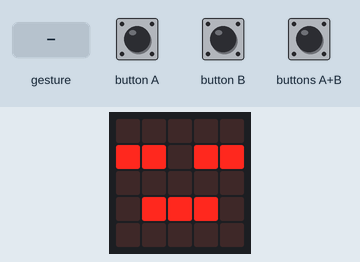
Recording of a program running on a simulated BBC micro:bit (MakeCode). On the bench: the board's 5×5 LED display. Inputs (shaded band) come from the test bench. A tilt is held for 1.5 s and a shake lasts 1 s, then the board lies face up again.

Above: at 1.8 s.
1.9 s: buttons A+B pressed for 0.15 s
At 3.7 s:
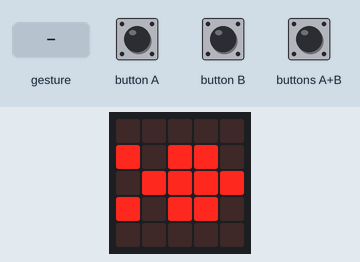
5.0 s: button B pressed for 0.15 s
At 6.0 s:
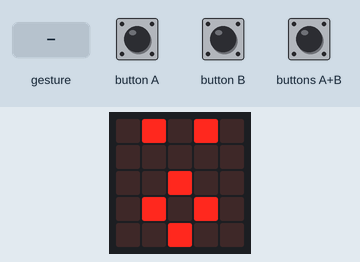
8.1 s: gesture 'shake'
At 8.6 s:
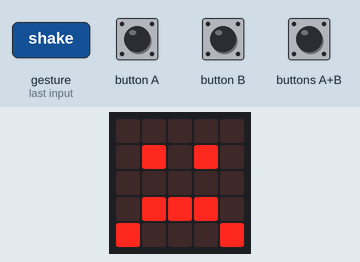
11.1 s: buttons A+B pressed for 1 s
At 16.2 s:
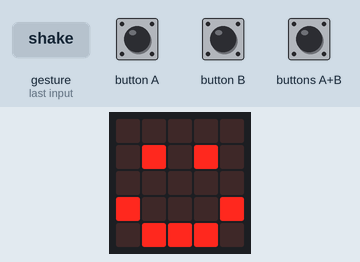
Timing chart, 0 to 17.7 s (numbered marks = the images above; inputs shaded):
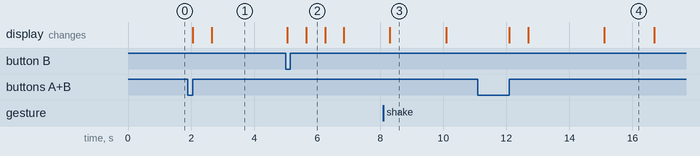

Measured:
- after the input at 1.9 s, the display: first changes after 0.15 s (image 1 shows a later state)
- after the input at 5.0 s, the display: first differs from a run without the input after 0.65 s (image 2)
- after the input at 8.1 s, the display: changes after 0.20 s (image 3)
- after the input at 11.1 s, the display: first changes after 1.0 s (image 4 shows a later state)
- what the display in image 2 shows lasts 0.6 s, from 5.7 s to 6.3 s
- what the display in image 3 shows lasts 1.8 s, from 8.3 s to 10.1 s

The program:

main.ts
```typescript
input.onGesture(Gesture.Shake, function () {
    basic.showIcon(IconNames.Sad)
    basic.showIcon(IconNames.Sad)
    basic.showIcon(IconNames.Sad)
    PerusRuutu()
})
input.onButtonPressed(Button.A, function () {
    basic.showIcon(IconNames.Happy)
    PerusRuutu()
})
function PerusRuutu () {
    basic.showIcon(IconNames.Asleep)
}
input.onButtonPressed(Button.AB, function () {
    basic.showIcon(IconNames.Silly)
    basic.showLeds(`
        . . . . .
        # . # # .
        . # # # #
        # . # # .
        . . . . .
        `)
    basic.pause(2000)
    basic.showIcon(IconNames.Happy)
    basic.pause(1000)
    basic.showLeds(`
        . # . # .
        # # # # #
        # # # # #
        . # # # .
        . . # . .
        `)
    basic.pause(1500)
    PerusRuutu()
})
input.onButtonPressed(Button.B, function () {
    basic.showIcon(IconNames.Surprised)
    PerusRuutu()
})
PerusRuutu()
```

test.ts
```typescript
// testit kuuluvat tänne; tätä ei koota, kun tätä pakettia käytetään laajennuksena.
```
